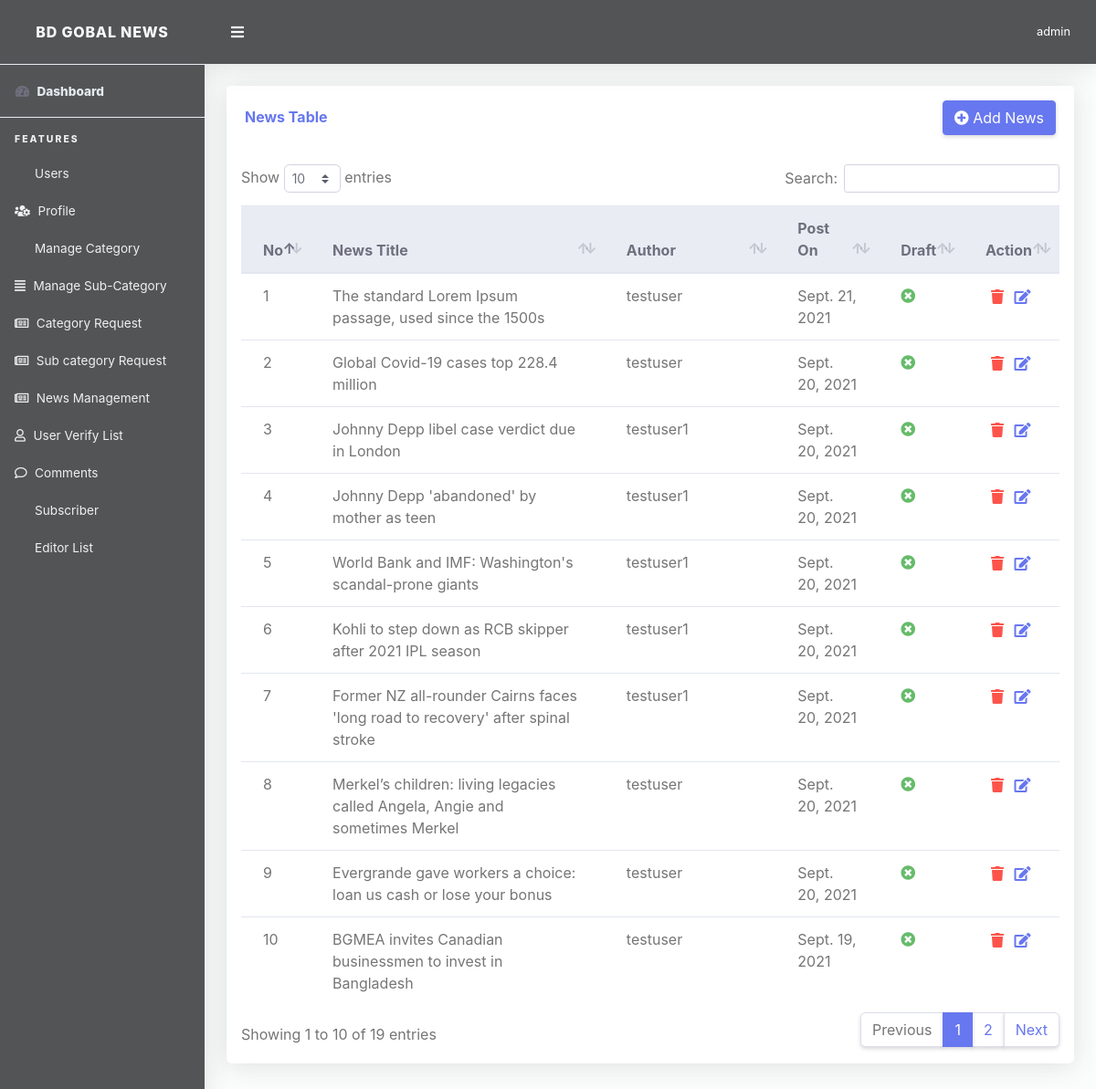
Page /superadmin/news-list (signed in) on the committed database.
### App_News/models.py (models this page shows, shortened)
class News(models.Model):
    author = models.ForeignKey(User, on_delete=models.CASCADE)
    news_title = models.CharField(max_length=200)
    category = models.ForeignKey(Category, on_delete=models.SET_NULL, null=True)
    subcategory = models.ForeignKey(Subcategory, on_delete=models.SET_NULL, null=True, blank=True)
    description = RichTextUploadingField(null=True)
    short_description = models.TextField(default="")
    thumbnail = models.ImageField(upload_to="thumbnail/", default='default.jpg')
    publish = models.BooleanField(default=True)
    draft = models.BooleanField(default=False)
    like = models.ManyToManyField(User, related_name="like", blank=True)
    spam = models.ManyToManyField(User, related_name="spam", blank=True)
    publish_date = models.DateField(auto_now=False, default=date.today, auto_now_add=False, null=True, blank=True)
    post_date = models.DateTimeField(auto_now=False, auto_now_add=True)

### App_Admin/views.py (the view)
# urls.py: path('news-list',views.NewsList,name='news_list'),
def NewsList(request):
    if request.user.is_superuser:
        all_news = News.objects.all().order_by('-post_date')
        context = {
            'all_news': all_news,
        }
        return render(request, 'App_Admin/newsmanagement.html', context)
    else:
        return redirect('App_News:index')

### templates/App_Admin/newsmanagement.html (shortened to what this page needs)
{% extends 'App_Admin/base.html' %}
{% load crispy_forms_tags %}
{% block content %}
<div class="container">
          <div class="row mb-3">
          <div class="col-lg-12">
              <div class="card mb-4">
                <div class="card-header py-3 d-flex flex-row align-items-center justify-content-between">
                  <h6 class="m-0 font-weight-bold text-primary">News Table</h6>
                    <a class="btn btn-primary" href="{% url 'App_Admin:news_add' %}"><i class="fa fa-plus-circle"></i> Add News</a>
                </div>
                <div class="table-responsive p-3">
                  <table class="table align-items-center table-flush table-hover" id="dataTableHover">
                    <thead class="thead-light">
                      <tr>
                        <th>No</th>
                        <th>News Title</th>
                        <th>Author</th>
                        <th>Post On</th>
                        <th>Draft</th>
                        <th>Action</th>
                      </tr>
                    </thead>
                    <tbody>
                    {% for g in all_news %}
                      <tr>
                        <td>{{ forloop.counter }}</td>
                        <td>{{ g.news_title }}</td>
                        <td>{{ g.author }}</td>
                        <td>{{ g.post_date|date }}</td>
                        {% if g.draft == True %}
                        <td><i class="fa fa-check-circle text-danger"></i></td>
                        {% else %}
                          <td><i class="fa fa-times-circle text-success"></i></td>
                        {% endif %}
                        <td>
                          <button style="border: none;background: no-repeat;outline: none;" data-toggle="modal" value="{{ g.id }}" data-target="#delete_news">
                                <i class="fa fa-trash text-danger"></i></button>
                            <a href="{% url 'App_Admin:news_update' g.id %}"><i class="text-primary fas fa-fw fa-edit" style="color: #801d3b;"></i></a>
                        </td>
                      </tr>
                     {% endfor %}
                    </tbody>
                  </table>
                </div>
              </div>
            </div>
          </div>
</div>
{% endblock %}

### templates/App_Admin/base.html (shortened to what this page needs)
<!DOCTYPE html>
<html lang="en">
{% load static %}
<head>
  <link href="{% static 'superadmin/vendor/fontawesome-free/css/all.min.css' %}" rel="stylesheet" type="text/css">
  <link href="{% static 'superadmin/vendor/bootstrap/css/bootstrap.min.css' %}" rel="stylesheet" type="text/css">
  <link href="{% static 'superadmin/css/ruang-admin.min.css' %}" rel="stylesheet">
  <link href="{% static 'superadmin/vendor/datatables/dataTables.bootstrap4.min.css' %}" rel="stylesheet">
    <link href="{% static 'superadmin/vendor/select2/dist/css/select2.min.css' %}" rel="stylesheet" type="text/css">
<link rel="stylesheet" href="https://pro.fontawesome.com/releases/v5.10.0/css/all.css"/>
</head>
<body id="page-top">
  <div id="wrapper">
    <ul class="navbar-nav sidebar sidebar-light accordion" id="accordionSidebar">
      <a class="sidebar-brand d-flex align-items-center justify-content-center" href="{% url 'App_News:index' %}">
        <div class="sidebar-brand-icon">
            BD GOBAL NEWS
        </div>
      </a>
      <hr class="sidebar-divider my-0">
      <li class="nav-item active">
        <a class="nav-link" href="{% url 'App_Admin:dashboard' %}">
          <i class="fas fa-fw fa-tachometer-alt"></i>
          <span class="text-light">Dashboard</span></a>
      </li>
      <hr class="sidebar-divider">
      <div class="sidebar-heading">
        Features
      </div>
         {% include 'App_Admin/admin_sidebar_option.html' %}
    </ul>
    <div id="content-wrapper" class="d-flex flex-column">
      <div id="content">
        <nav class="navbar navbar-expand navbar-light bg-navbar topbar mb-4 static-top">
          <button id="sidebarToggleTop" class="btn btn-link rounded-circle mr-3">
            <i class="fa fa-bars"></i>
          </button>
            <ul class="navbar-nav ml-auto">
            <li class="nav-item dropdown no-arrow">
              <a class="nav-link dropdown-toggle" href="#" id="userDropdown" role="button" data-toggle="dropdown"
                aria-haspopup="true" aria-expanded="false">
                <span class="ml-2 d-none d-lg-inline text-white small">{{ request.user }}</span>
              </a>
            </li>
          </ul>
        </nav>
       {% block content %}
       {% endblock %}
      </div>
    </div>
  </div>
</body>
</html>

### templates/App_Admin/base.html (style rules this page uses)
.sidebar-light .sidebar-brand { color: #fafafa; background-color: #535456; }
.bg-navbar { color: #fafafa; background-color: #535456 }
.sidebar { color: #fafafa; background-color:#535456 !important; }
.sidebar-light .sidebar-heading { color: #f0f0f0; }
.sidebar-light .nav-item .nav-link { color: #f0f0f0; }
.sidebar-light .nav-item .nav-link i { color: #f0f0f0; }

### rows in the picture
News: news_title "The standard Lorem Ipsum passage, used since the 1500s", author "testuser", post_date "Sept. 21, 2021", draft False (drawn), {{ g.id }} 27 (drawn)
News: news_title "Global Covid-19 cases top 228.4 million", author "testuser", post_date "Sept. 20, 2021", draft False (drawn), {{ g.id }} 26 (drawn)
News: news_title "Johnny Depp libel case verdict due in London", author "testuser1", post_date "Sept. 20, 2021", draft False (drawn), {{ g.id }} 25 (drawn)
News: news_title "Johnny Depp 'abandoned' by mother as teen", author "testuser1", post_date "Sept. 20, 2021", draft False (drawn), {{ g.id }} 24 (drawn)
News: news_title "World Bank and IMF: Washington's scandal-prone giants", author "testuser1", post_date "Sept. 20, 2021", draft False (drawn), {{ g.id }} 23 (drawn)
News: news_title "Kohli to step down as RCB skipper after 2021 IPL season", author "testuser1", post_date "Sept. 20, 2021", draft False (drawn), {{ g.id }} 22 (drawn)
News: news_title "Former NZ all-rounder Cairns faces 'long road to recovery' after spinal stroke", author "testuser1", post_date "Sept. 20, 2021", draft False (drawn), {{ g.id }} 21 (drawn)
News: news_title "Merkel’s children: living legacies called Angela, Angie and sometimes Merkel", author "testuser", post_date "Sept. 20, 2021", draft False (drawn), {{ g.id }} 20 (drawn)
News: news_title "Evergrande gave workers a choice: loan us cash or lose your bonus", author "testuser", post_date "Sept. 20, 2021", draft False (drawn), {{ g.id }} 19 (drawn)
News: news_title "BGMEA invites Canadian businessmen to invest in Bangladesh", author "testuser", post_date "Sept. 19, 2021", draft False (drawn), {{ g.id }} 18 (drawn)

### other values in the picture
{{ request.user }} "admin"
